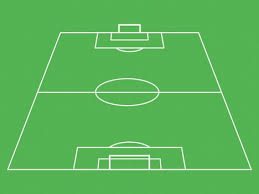
#> input picture img/pitch.jpg, 259 x 194 px, found by its file name
$ python batcapngaunhien.py
#> lines starting #> are read from the running program, lines starting #| are printed output that depends on the picture; after the words box and inside, x2 and y2 are one past the last pixel; in counts of white or black regions, pixels touching at a corner belong together
import numpy as np
import cv2
import random
import math
import matplotlib.pyplot as plt

img = cv2.imread('D:\Other Key\Desktop\pitch.jpg', 0)
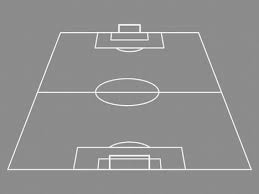
#> img: shape (194, 259); min 108, max 255, mean 142.9
ketqua = img

kernel1 = np.array([[0, 0, 0], [-1, 0, 1], [0, 0, 0]])
kernel2 = np.array([[0, -1, 0], [0, 0, 0], [0, 1, 0]])

img1 = cv2.filter2D(img, -1, kernel1)
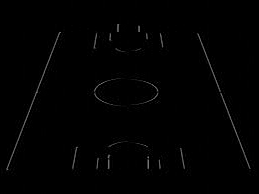
#> img1: shape (194, 259); min 0, max 127, mean 1.7
img2 = cv2.filter2D(img, -1, kernel2)
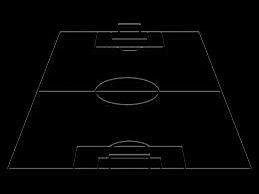
#> img2: shape (194, 259); min 0, max 121, mean 3.5
edge = img1 + img2
ret, binary = cv2.threshold(edge, 50, 255, cv2.THRESH_BINARY)
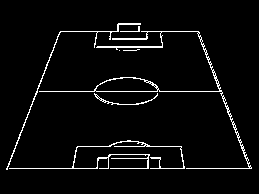
#> binary: shape (194, 259); 4.1% white in thin lines or dots, all inside (x1, y1, x2, y2) = (6, 23, 252, 170)

width = binary.shape[1]
#> width = 259
height = binary.shape[0]
#> height = 194
tmp = int(math.sqrt(width**2 + height**2))
#> tmp = 323
#> (the run stopped early here; a loop or call above may not have finished)
